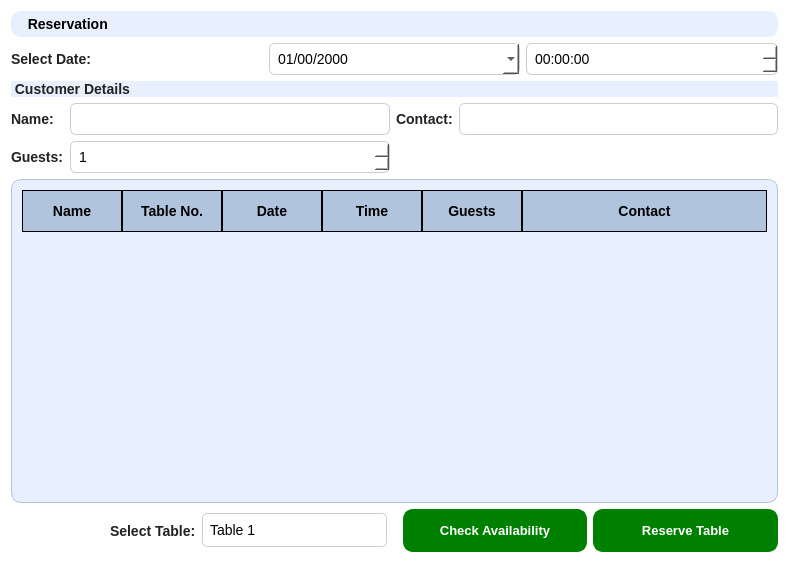
<?xml version="1.0" encoding="UTF-8"?>
<ui version="4.0">
 <class>Reservations</class>
 <widget class="QWidget" name="Reservations">
  <property name="geometry">
   <rect>
    <x>0</x>
    <y>0</y>
    <width>789</width>
    <height>563</height>
   </rect>
  </property>
  <property name="windowTitle">
   <string>Form</string>
  </property>
  <property name="styleSheet">
   <string notr="true">* {
    border: none;
    background-color: transparent;
    background: none;
    padding: 0;
    margin: 0;
}

#centralwidget {
    background-color: #FAFAFA; /* Light gray for the main background */
}

#LeftMenuContainer {
    background-color: #F5F5F5; /* Slightly darker light gray for the sidebar */
}

QPushButton {
    background-color: #E8F0FE;  /* Light blue for buttons */
    color: #333333;            /* Dark gray text for readability */
    border: none;
    border-radius: 8px;        /* Rounded corners */
    padding: 12px 20px;        /* Balanced padding */
    font-size: 15px;           /* Medium font size for modern feel */
    font-weight: bold;         /* Emphasized text */
}

QPushButton:hover {
    background-color: #D7E6FD; /* Softer blue when hovered */
}

QPushButton:pressed {
    background-color: #C6D9FB; /* Slightly darker blue when pressed */
    color: #1A1A1A;            /* Darker text for contrast */
}

QPushButton:disabled {
    background-color: #F0F0F0; /* Muted gray for disabled buttons */
    color: #A8A8A8;            /* Muted text color */
}

QLineEdit {
    border: 2px solid green; /* Border color */
    border-radius: 5px; /* Rounded corners */
    padding: 5px; /* Internal padding for text */
    background-color: white; /* Background color */
    color: black; /* Text color */
    font: bold 12px; /* Font style and size */
}

QLineEdit:focus {
    border: 2px solid #32CD32; /* Bright green border on focus */
    background-color: white; 
}

QTextEdit:hover {
    border: 2px solid darkgreen; /* Border color on hover */
    background-color: #E6FFE6; /* Light hover effect */
}
QComboBox {
    border-radius: 5px;
    padding: 7px;
    color: white;
    text-align: center; /* Center-align the text */
}

QComboBox:hover {
    border-color: darkgreen;
}

QComboBox::drop-down {
    width: 20px; /* Adjust width of the dropdown button */
    border: none;
}

QComboBox QAbstractItemView {
    color: black;
 
    selection-color: black;
    padding: 5px;
    text-align: center;
    outline: none; /* Remove focus border for cleaner look */
}

QWidget {
       background-color: #fefefe;
       font-family: 'Segoe UI';
       font-size: 14px;
}

QLabel {
       font-weight: 600;
       color: #222;
 }

QLineEdit, QSpinBox, QComboBox, QDateEdit, QTimeEdit {
       padding: 6px;
       border: 1px solid #ccc;
       border-radius: 6px;
       background-color: white;
}

QPushButton {
    border-radius: 10px; /* Rounded corners */
    color: white; /* Text color */
    background-color: green; /* Background color */
    font: bold 13px; /* Font style and size */
    border: 2px solid green; /* Border color */
}

QPushButton:hover {
    background-color: #32CD32; /* Lighter green on hover */
    border-color: darkgreen; /* Dark green border on hover */
}

QPushButton:pressed {
    background-color: darkgreen; /* Darker green when pressed */
    border-color: black; /* Border changes on press */
}
  
QTableView {
    border-radius: 10px; /* Rounded edges for the entire table */
    padding: 10px; /* Adds spacing around the table */
    border: 1px solid #B0C4DE; /* Thin border to accentuate table outline */
    gridline-color: black; /* Adds black lines between columns and rows */
}

QTableView::item {
    background-color: #FAFAFA; /* Gentle off-white background for cells */
    border: 1px solid black; /* Black lines between each cell */
    border-radius: 5px; /* Slight rounding for individual cell edges */
    padding: 5px; /* Inner spacing for cells */
    color: black; /* Standard text color */
}

QTableView::item:selected {
    background-color: #D7E9F7; /* Highlighted cell with soft blue shade */
    color: black; /* Text color remains consistent */
    border: 1px solid black; /* Black border for selected cells */
    border-radius: 5px;
}

QHeaderView::section {
    background-color: #B0C4DE; /* Soft blue-gray shade for table headers */
    padding: 10px; /* Adds spacing within header sections */
    font-weight: bold; /* Bold text to differentiate headers */
    color: black; /* Black text color for the headers */
    border: 1px solid black; /* Black lines between header columns */
  
}

QTableView::corner {
    background-color: #B0C4DE; /* Matches header color for corner sections */
    border-radius: 10px;
}
</string>
  </property>
  <layout class="QVBoxLayout" name="verticalLayout">
   <item>
    <widget class="QLabel" name="label_title">
     <property name="font">
      <font>
       <family>Leelawadee UI</family>
       <pointsize>22</pointsize>
       <italic>false</italic>
       <bold>true</bold>
      </font>
     </property>
     <property name="styleSheet">
      <string notr="true">font: 700 22pt &quot;Leelawadee UI&quot;;
background-color: #E8F0FE;
border-radius: 10px;
color: rgb(0, 0, 0);
padding: 5px;</string>
     </property>
     <property name="text">
      <string>  Reservation</string>
     </property>
    </widget>
   </item>
   <item>
    <layout class="QHBoxLayout" name="datetimeLayout">
     <item>
      <widget class="QLabel" name="label_date">
       <property name="text">
        <string>Select Date:</string>
       </property>
      </widget>
     </item>
     <item>
      <widget class="QDateEdit" name="dateEdit_date">
       <property name="styleSheet">
        <string notr="true">color: black;</string>
       </property>
       <property name="displayFormat">
        <string>dd/mm/yyyy</string>
       </property>
       <property name="calendarPopup">
        <bool>true</bool>
       </property>
      </widget>
     </item>
     <item>
      <widget class="QTimeEdit" name="timeEdit_time">
       <property name="styleSheet">
        <string notr="true">color: black;</string>
       </property>
      </widget>
     </item>
    </layout>
   </item>
   <item>
    <widget class="QLabel" name="label_customerDetails">
     <property name="styleSheet">
      <string notr="true">font: 600 16pt &quot;Segoe UI&quot;;
background-color: #E8F0FE;
border-radius: 10px;</string>
     </property>
     <property name="text">
      <string> Customer Details</string>
     </property>
    </widget>
   </item>
   <item>
    <layout class="QGridLayout" name="formLayout">
     <item row="0" column="0">
      <widget class="QLabel" name="label_name">
       <property name="text">
        <string>Name:</string>
       </property>
      </widget>
     </item>
     <item row="1" column="0">
      <widget class="QLabel" name="label_guests1">
       <property name="text">
        <string>Guests:</string>
       </property>
      </widget>
     </item>
     <item row="0" column="3">
      <widget class="QLineEdit" name="reservation_contact">
       <property name="clearButtonEnabled">
        <bool>false</bool>
       </property>
      </widget>
     </item>
     <item row="0" column="2">
      <widget class="QLabel" name="label_contact">
       <property name="text">
        <string>Contact:</string>
       </property>
      </widget>
     </item>
     <item row="1" column="1">
      <widget class="QSpinBox" name="spinBox_guests">
       <property name="styleSheet">
        <string notr="true">color: black;</string>
       </property>
       <property name="minimum">
        <number>1</number>
       </property>
       <property name="maximum">
        <number>20</number>
       </property>
      </widget>
     </item>
     <item row="0" column="1">
      <widget class="QLineEdit" name="reservation_name">
       <property name="font">
        <font>
         <family>Segoe UI</family>
         <pointsize>-1</pointsize>
         <italic>false</italic>
         <bold>true</bold>
        </font>
       </property>
      </widget>
     </item>
    </layout>
   </item>
   <item>
    <widget class="QTableWidget" name="tableWidget_tables">
     <property name="styleSheet">
      <string notr="true">background-color: #E8F0FE;
</string>
     </property>
     <property name="horizontalScrollBarPolicy">
      <enum>Qt::ScrollBarPolicy::ScrollBarAlwaysOff</enum>
     </property>
     <property name="sizeAdjustPolicy">
      <enum>QAbstractScrollArea::SizeAdjustPolicy::AdjustIgnored</enum>
     </property>
     <property name="editTriggers">
      <set>QAbstractItemView::EditTrigger::NoEditTriggers</set>
     </property>
     <property name="showGrid">
      <bool>true</bool>
     </property>
     <property name="columnCount">
      <number>6</number>
     </property>
     <attribute name="horizontalHeaderVisible">
      <bool>true</bool>
     </attribute>
     <attribute name="horizontalHeaderCascadingSectionResizes">
      <bool>false</bool>
     </attribute>
     <attribute name="horizontalHeaderMinimumSectionSize">
      <number>32</number>
     </attribute>
     <attribute name="horizontalHeaderDefaultSectionSize">
      <number>100</number>
     </attribute>
     <attribute name="horizontalHeaderHighlightSections">
      <bool>true</bool>
     </attribute>
     <attribute name="horizontalHeaderShowSortIndicator" stdset="0">
      <bool>false</bool>
     </attribute>
     <attribute name="horizontalHeaderStretchLastSection">
      <bool>true</bool>
     </attribute>
     <attribute name="verticalHeaderCascadingSectionResizes">
      <bool>false</bool>
     </attribute>
     <attribute name="verticalHeaderShowSortIndicator" stdset="0">
      <bool>false</bool>
     </attribute>
     <attribute name="verticalHeaderStretchLastSection">
      <bool>false</bool>
     </attribute>
     <column>
      <property name="text">
       <string>Name</string>
      </property>
     </column>
     <column>
      <property name="text">
       <string>Table No.</string>
      </property>
     </column>
     <column>
      <property name="text">
       <string>Date</string>
      </property>
     </column>
     <column>
      <property name="text">
       <string>Time</string>
      </property>
     </column>
     <column>
      <property name="text">
       <string>Guests</string>
      </property>
     </column>
     <column>
      <property name="text">
       <string>Contact</string>
      </property>
     </column>
    </widget>
   </item>
   <item>
    <layout class="QHBoxLayout" name="bottomLayout">
     <item alignment="Qt::AlignmentFlag::AlignRight">
      <widget class="QLabel" name="label_selectTable">
       <property name="text">
        <string>Select Table:</string>
       </property>
      </widget>
     </item>
     <item>
      <widget class="QComboBox" name="comboBox_selectTable">
       <property name="styleSheet">
        <string notr="true">QComboBox {
    border-radius: 5px;
    padding: 7px;
    color: black;
    background-color: white;
    text-align: center; /* Center-align the text */
}

QComboBox:hover {
    border-color: gray;
    background-color: #F5F5F5; /* Lighter white shade for hover effect */
}

QComboBox::drop-down {
    width: 20px; /* Adjust width of the dropdown button */
    border: none;
}

QComboBox QAbstractItemView {
    background-color: white;
    color: black;
    selection-background-color: #E8E8E8; /* Highlight selected item in a soft white shade */
    selection-color: black;
    padding: 5px;
    text-align: center;
    outline: none; /* Remove focus border for cleaner look */
}
</string>
       </property>
       <item>
        <property name="text">
         <string>Table 1</string>
        </property>
       </item>
       <item>
        <property name="text">
         <string>Table 2</string>
        </property>
       </item>
       <item>
        <property name="text">
         <string>Table 3</string>
        </property>
       </item>
       <item>
        <property name="text">
         <string>Table 4</string>
        </property>
       </item>
       <item>
        <property name="text">
         <string>Table 5</string>
        </property>
       </item>
       <item>
        <property name="text">
         <string>Table 6</string>
        </property>
       </item>
       <item>
        <property name="text">
         <string/>
        </property>
       </item>
      </widget>
     </item>
     <item>
      <spacer name="horizontalSpacer">
       <property name="orientation">
        <enum>Qt::Orientation::Horizontal</enum>
       </property>
       <property name="sizeType">
        <enum>QSizePolicy::Policy::Preferred</enum>
       </property>
       <property name="sizeHint" stdset="0">
        <size>
         <width>10</width>
         <height>10</height>
        </size>
       </property>
      </spacer>
     </item>
     <item>
      <widget class="QPushButton" name="btn_check">
       <property name="text">
        <string>Check Availability</string>
       </property>
      </widget>
     </item>
     <item>
      <widget class="QPushButton" name="btn_reserve">
       <property name="text">
        <string>Reserve Table</string>
       </property>
      </widget>
     </item>
    </layout>
   </item>
  </layout>
 </widget>
 <resources/>
 <connections/>
</ui>
